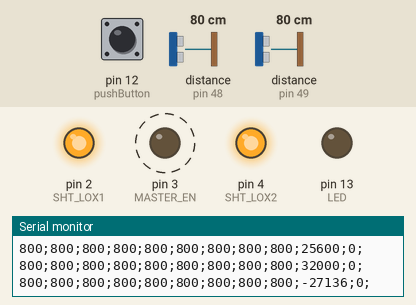
The sketch below on a simulated Arduino Uno, built with avr-gcc and run on an emulated ATmega328P. On the bench: output pins drawn as LEDs (lit = HIGH), the last lines printed to the serial monitor. Dashed ring = blinking. Inputs (shaded band) come from the test bench; at power-on: pin 12 (pushButton) HIGH, distance to the obstacle (sensors on pin 49, pin 48) 80 cm.

Above: at 1.29 s.
1.3 s: pin 12 (pushButton) pulled LOW for 1 s
At 1.63 s:
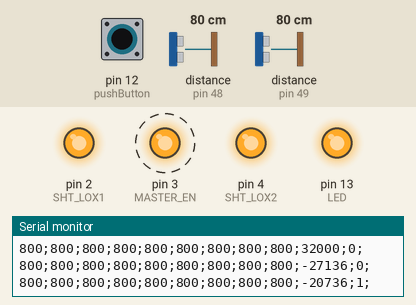
7.3 s: distance to the obstacle (sensor on pin 49) set to 9 cm
10.3 s: pin 12 (pushButton) pulled LOW for 3.2 s
At 10.57 s:
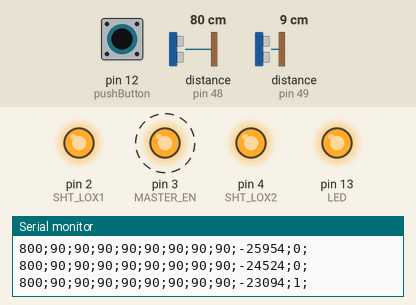
Timing chart, 0 to 16.0 s (numbered marks = the images above; inputs shaded):
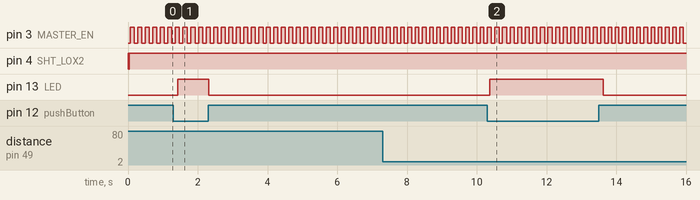

Measured:
- after the input at 1.3 s, pin 13 (LED): LOW → HIGH after 0.13 s, → LOW 0.89 s later
- after the input at 10.3 s, pin 13 (LED): LOW → HIGH after 0.08 s, → LOW 3.2 s later
- by itself, pin 3 (MASTER_EN): alternates HIGH for 0.11 s and LOW for 0.10 s

The sketch:

RS485_Dengan_Sensor__T_Ruang_Beton.ino
```cpp
#include "Adafruit_VL53L0X.h"
#define MASTER_EN   3   // connected to RS485 Enable pin
#define LOX1_ADDRESS 0x30
#define LOX2_ADDRESS 0x31
//#define LOX3_ADDRESS 0x32
//#define LOX4_ADDRESS 0x33
/*#define LOX5_ADDRESS 0x34
#define LOX6_ADDRESS 0x35
#define LOX7_ADDRESS 0x36
#define LOX8_ADDRESS 0x37
#define LOX9_ADDRESS 0x38*/
/// set the pins to shutdown
#define SHT_LOX1 2
#define SHT_LOX2 4
//#define SHT_LOX3 5
//#define SHT_LOX4 6;
/*#define SHT_LOX5 7
#define SHT_LOX6 8
#define SHT_LOX7 9
#define SHT_LOX8 10
#define SHT_LOX9 11*/
const int pushButton = 12;
const int LED = 13;
int rate = 0;
int pusher = 0;
int state = 0;
#include <Adafruit_VL53L0X.h>
#include <Wire.h>
// objects for the vl53l0x
Adafruit_VL53L0X lox1 = Adafruit_VL53L0X();
Adafruit_VL53L0X lox2 = Adafruit_VL53L0X();
/*Adafruit_VL53L0X lox3 = Adafruit_VL53L0X();
Adafruit_VL53L0X lox4 = Adafruit_VL53L0X();
/*Adafruit_VL53L0X lox5 = Adafruit_VL53L0X();
Adafruit_VL53L0X lox6 = Adafruit_VL53L0X();
Adafruit_VL53L0X lox7 = Adafruit_VL53L0X();
Adafruit_VL53L0X lox8 = Adafruit_VL53L0X();
Adafruit_VL53L0X lox9 = Adafruit_VL53L0X();*/
// this holds the measurement
VL53L0X_RangingMeasurementData_t measure1;
VL53L0X_RangingMeasurementData_t measure2;
/*VL53L0X_RangingMeasurementData_t measure3;
VL53L0X_RangingMeasurementData_t measure4;
/*VL53L0X_RangingMeasurementData_t measure5;
VL53L0X_RangingMeasurementData_t measure6;
VL53L0X_RangingMeasurementData_t measure7;
VL53L0X_RangingMeasurementData_t measure8;
VL53L0X_RangingMeasurementData_t measure9;*/


/*
    Reset all sensors by setting all of their XSHUT pins low for delay(10), then set all XSHUT high to bring out of reset
    Keep sensor #1 awake by keeping XSHUT pin high
    Put all other sensors into shutdown by pulling XSHUT pins low
    Initialize sensor #1 with lox.begin(new_i2c_address) Pick any number but 0x29 and it must be under 0x7F. Going with 0x30 to 0x3F is probably OK.
    Keep sensor #1 awake, and now bring sensor #2 out of reset by setting its XSHUT pin high.
    Initialize sensor #2 with lox.begin(new_i2c_address) Pick any number but 0x29 and whatever you set the first sensor to
 */
char strgabungan[50];


int measure_1= 0;
  int measure_2 = 0;
  int measure_3 = 0;
  int measure_4 = 0;
  int measure_5 = 0;
  int measure_6 = 0;
  int measure_7 = 0;
  int measure_8 = 0;
  int measure_9 = 0;

void setID() {
  // all reset
  digitalWrite(SHT_LOX1, LOW);
 digitalWrite(SHT_LOX2, LOW);
  /*digitalWrite(SHT_LOX3, LOW);
  digitalWrite(SHT_LOX4, LOW);
 /* digitalWrite(SHT_LOX5, LOW);
  digitalWrite(SHT_LOX6, LOW);
  digitalWrite(SHT_LOX7, LOW);
  digitalWrite(SHT_LOX8, LOW);
  digitalWrite(SHT_LOX9, LOW);*/
  delay(10);
  // all unreset
digitalWrite(SHT_LOX1, HIGH);
  digitalWrite(SHT_LOX2, HIGH);
  /*digitalWrite(SHT_LOX3, HIGH);
  digitalWrite(SHT_LOX4, HIGH);
  /*digitalWrite(SHT_LOX5, HIGH);
  digitalWrite(SHT_LOX6, HIGH);
  digitalWrite(SHT_LOX7, HIGH);
  digitalWrite(SHT_LOX8, HIGH);
  digitalWrite(SHT_LOX9, HIGH);*/
  delay(10);

  // activating LOX1 and reseting LOX2
  digitalWrite(SHT_LOX1, HIGH);
digitalWrite(SHT_LOX2, LOW);
  /*digitalWrite(SHT_LOX3, LOW);
  digitalWrite(SHT_LOX4, LOW);
 /* digitalWrite(SHT_LOX5, LOW);
  digitalWrite(SHT_LOX6, LOW);
  digitalWrite(SHT_LOX7, LOW);
  digitalWrite(SHT_LOX8, LOW);
  digitalWrite(SHT_LOX9, LOW);*/

//digitalWrite(SHT_LOX1, HIGH);
  delay(10);
  // initing LOX1
  if(!lox1.begin(LOX1_ADDRESS)) {
    while(1);
  }

  delay(10);
  // activating LOX2
  digitalWrite(SHT_LOX2, HIGH);
  delay(10);

  //initing LOX2
  if(!lox2.begin(LOX2_ADDRESS)) {
    while(1);
  }

  delay(10);
  /*digitalWrite(SHT_LOX3, HIGH);
  delay(10);

 //initing LOX3
  if(!lox3.begin(LOX3_ADDRESS)) {
    while(1);

      delay(10);
  digitalWrite(SHT_LOX4, HIGH);
  delay(10);


     //initing LOX4
  if(!lox4.begin(LOX4_ADDRESS)) {
    while(1);
  }

  delay(10);
 /*8 digitalWrite(SHT_LOX5, HIGH);
  delay(10);

   //initing LOX5
  if(!lox5.begin(LOX5_ADDRESS)) {
    while(1);
  }

  delay(10);
  digitalWrite(SHT_LOX6, HIGH);
  delay(10);

   //initing LOX6
  if(!lox6.begin(LOX6_ADDRESS)) {
    while(1);
  }

  delay(10);
  digitalWrite(SHT_LOX7, HIGH);
  delay(10);

  if(!lox7.begin(LOX7_ADDRESS)) {
    while(1);
  }

  delay(10);
  digitalWrite(SHT_LOX8, HIGH);
  delay(10);
   if(!lox8.begin(LOX8_ADDRESS)) {
    while(1);
  }

  delay(10);
  digitalWrite(SHT_LOX9, HIGH);
  delay(10);

   if(!lox9.begin(LOX9_ADDRESS)) {
    while(1);
  }

  delay(10);
*/
  }
void read_dual_sensors() {


 lox1.rangingTest(&measure1, false); // pass in 'true' to get debug data printout!
 lox2.rangingTest(&measure2, false); // pass in 'true' to get debug data printout!
 /* lox3.rangingTest(&measure3, false); // pass in 'true' to get debug data printout!
  lox4.rangingTest(&measure4, false); // pass in 'true' to get debug data printout!
/*  lox5.rangingTest(&measure5, false); // pass in 'true' to get debug data printout!
  lox6.rangingTest(&measure6, false); // pass in 'true' to get debug data printout!
  lox7.rangingTest(&measure7, false); // pass in 'true' to get debug data printout!
  lox8.rangingTest(&measure8, false); // pass in 'true' to get debug data printout!
  lox9.rangingTest(&measure9, false); // pass in 'true' to get debug data printout!*/
 state = digitalRead(pushButton);

   //Serial.print(F("1: "));
  if(measure1.RangeStatus != 4) {     // if not out of range
  //  Serial.println(measure1.RangeMilliMeter);
  } else {
   // Serial.print(F("Out of range"));
  }

 // Serial.print(F(" "));

  // print sensor two reading
  //Serial.print(F("2: "));
 if(measure2.RangeStatus != 4) {
  //  Serial.println(measure2.RangeMilliMeter);
  } else {
   // Serial.print(F("Out of range"));
  }

    // print sensor three reading
 /* Serial.print(F("3: "));
  if(measure3.RangeStatus != 4) {
    Serial.print(measure3.RangeMilliMeter);
  } else {
    Serial.print(F("Out of range"));
  }

    // print sensor four reading
  Serial.print(F("4: "));
  if(measure4.RangeStatus != 4) {
    Serial.print(measure4.RangeMilliMeter);
  } else {
    Serial.print(F("Out of range"));
  }

  /*  // print sensor five reading
  //8Serial.print(F("5: "));
  if(measure5.RangeStatus != 4) {
    Serial.print(measure5.RangeMilliMeter);
  } else {
    Serial.print(F("Out of range"));
  }
  Serial.println();*/


if(state == LOW){
    delay(10);
    pusher = 1;
    digitalWrite(LED, HIGH);
    if(state == LOW ){
      pusher = 1;
    }
  }
  else {
    digitalWrite(LED, LOW);
    pusher = 0;
  }
}
void setup() {
  pinMode(LED_BUILTIN , OUTPUT);            // Declare LED pin as output
  pinMode(MASTER_EN , OUTPUT);      // Declare Enable pin as output
  Serial.begin(9600);               // set serial communication baudrate
  digitalWrite(MASTER_EN , LOW);    // Make Enable pin low                                   // Receiving mode ON


  while (! Serial) {
    delay(10);
  }


  pinMode(SHT_LOX1, OUTPUT);
  pinMode(SHT_LOX2, OUTPUT);

    digitalWrite(SHT_LOX1, LOW);
  digitalWrite(SHT_LOX2, LOW);


 /*Serial.println("Adafruit VL53L0X test");
  if (!lox1.begin()) {
    Serial.println(F("Failed to boot VL53L0X1"));
    while(1);
  }
  Serial.println(F("VL53L0X API Simple Ranging example\n\n"));
    Serial.println("Adafruit VL53L0X test");

if (!lox2.begin()) {
    Serial.println(F("Failed to boot VL53L0X 2"));
    while(1);
  }
  Serial.println(F("VL53L0X API Simple Ranging example\n\n"));
    Serial.println("Adafruit VL53L0X test");
    //3
    /*if (!lox3.begin()) {
    Serial.println(F("Failed to boot VL53L0X"));
    while(1);
  }
  Serial.println(F("VL53L0X API Simple Ranging example\n\n"));
    Serial.println("Adafruit VL53L0X test");
}
//4
if (!lox4.begin()) {
    Serial.println(F("Failed to boot VL53L0X"));
    while(1);
  }
  Serial.println(F("VL53L0X API Simple Ranging example\n\n"));
    Serial.println("Adafruit VL53L0X test");


/*5
if (!lox5.begin()) {
    Serial.println(F("Failed to boot VL53L0X"));
    while(1);
  }
  Serial.println(F("VL53L0X API Simple Ranging example\n\n"));
    Serial.println("Adafruit VL53L0X test");

Serial.println(F("Shutdown pins inited..."));


  digitalWrite(SHT_LOX1, LOW);
  digitalWrite(SHT_LOX2, LOW);
 /* digitalWrite(SHT_LOX3, LOW);
  digitalWrite(SHT_LOX4, LOW);
 /* digitalWrite(SHT_LOX5, LOW);
  digitalWrite(SHT_LOX6, LOW);
  digitalWrite(SHT_LOX7, LOW);
  digitalWrite(SHT_LOX8, LOW);
  digitalWrite(SHT_LOX9, LOW);*/

 pinMode(LED, OUTPUT);
 pinMode(pushButton, INPUT_PULLUP);
  setID();
}

void loop() {
    digitalWrite(MASTER_EN , HIGH);
  read_dual_sensors();
 // measure_1 = 10;
measure_1 = measure1.RangeMilliMeter;

    rate = rate + measure_1;


 measure_2 = measure2.RangeMilliMeter;
// measure_2 = measure_1;
    rate = rate + measure_2;

   measure_3 = measure_2;
    rate = rate + measure_3;


    measure_4 = measure_3;
    rate = rate + measure_4;


  measure_5 = measure_4;
    rate = rate + measure_5;

    measure_6 = measure_5;
    rate = rate + measure_6;

    measure_7 = measure_6;

    measure_8 = measure_7;
    rate = rate + measure_8;

    measure_9 = measure_8;
    rate = rate + measure_9;
     sprintf(strgabungan, "%d;%d;%d;%d;%d;%d;%d;%d;%d;%d;%d;", measure_1,measure_2,measure_3,measure_4,measure_5,measure_6,measure_7,measure_8,measure_9,rate,pusher);
      Serial.println(strgabungan);

     Serial.flush();                     // wait for transmission of data
  digitalWrite(MASTER_EN , LOW);      // Receiving mode ON
  delay(100);

}
```
